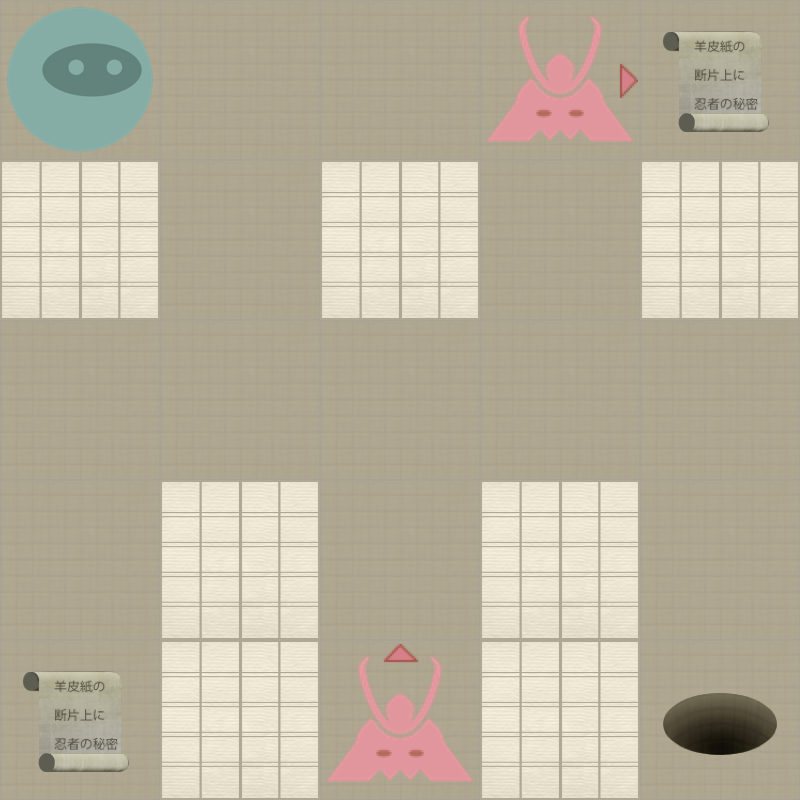

Tiled map render using the project's own tile images. Description and the map definition, with tile-layer contents summarised, below:
An orthogonal 5x5 tile map with 160x160 px tiles, 2 tile layers (Level, Actors).

<map version="1.0" orientation="orthogonal" width="5" height="5" tilewidth="160" tileheight="160">
 <properties>
  <property name="moves" value="8" />
 </properties>
 <tileset firstgid="1" name="tiles" tilewidth="160" tileheight="160" spacing="2" margin="2">
  <image source="tiles-ipadhd.png" width="1024" height="1024" />
  <tile id="0">
   <properties>
    <property name="actor" value="exit" />
   </properties>
  </tile>
  <tile id="2">
   <properties>
    <property name="actor" value="guard" />
    <property name="direction" value="down" />
   </properties>
  </tile>
  <tile id="3">
   <properties>
    <property name="actor" value="guard" />
    <property name="direction" value="left" />
   </properties>
  </tile>
  <tile id="4">
   <properties>
    <property name="actor" value="guard" />
    <property name="direction" value="right" />
   </properties>
  </tile>
  <tile id="5">
   <properties>
    <property name="actor" value="guard" />
    <property name="direction" value="up" />
   </properties>
  </tile>
  <tile id="7">
   <properties>
    <property name="actor" value="player" />
   </properties>
  </tile>
  <tile id="8">
   <properties>
    <property name="actor" value="scroll" />
   </properties>
  </tile>
  <tile id="9">
   <properties>
    <property name="wall" value="1" />
   </properties>
  </tile>
 </tileset>
 <layer name="Level" width="5" height="5">
  <data>[25 cells, 25 non-empty, 2 distinct tile ids]</data>
 </layer>
 <layer name="Actors" width="5" height="5">
  <data>[25 cells, 6 non-empty, 5 distinct tile ids]</data>
 </layer>
</map>
